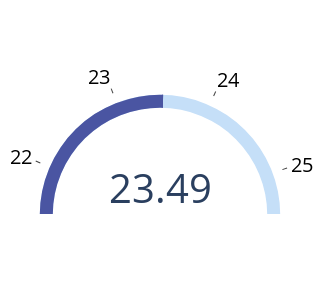

Write notebook code for a chart like this one.
### Code cell
import utils.dashboard
fig, percentile= utils.dashboard.get_tacho(df, "311", "tmp", main_color=dark_blue, light_color=light_blue)
fig.show()
print(percentile)

### Figure 1 — Plotly figure (JSON) as saved in the notebook; plotly's stock layout.template omitted (floating-point values rounded to 4 significant figures)
{"data": [{"gauge": {"axis": {"range": [21.48, 25.45], "tickfont": {"color": "black", "size": 20}}, "bar": {"color": "rgb(74, 85, 162)", "thickness": 0.4}, "bgcolor": "white", "bordercolor": "white", "borderwidth": 2, "steps": [{"color": "rgb(197, 223, 248)", "range": [21.48, 25.45], "thickness": 0.4}], "threshold": {"line": {"color": "rgb(74, 85, 162)", "width": 1}, "thickness": 0.4, "value": 23.49}}, "mode": "gauge+number", "number": {"font": {"size": 40}}, "type": "indicator", "value": 23.49}], "layout": {"font": {"size": 12}, "height": 300, "margin": {"b": 0, "l": 30, "r": 30, "t": 0}, "width": 300}}
